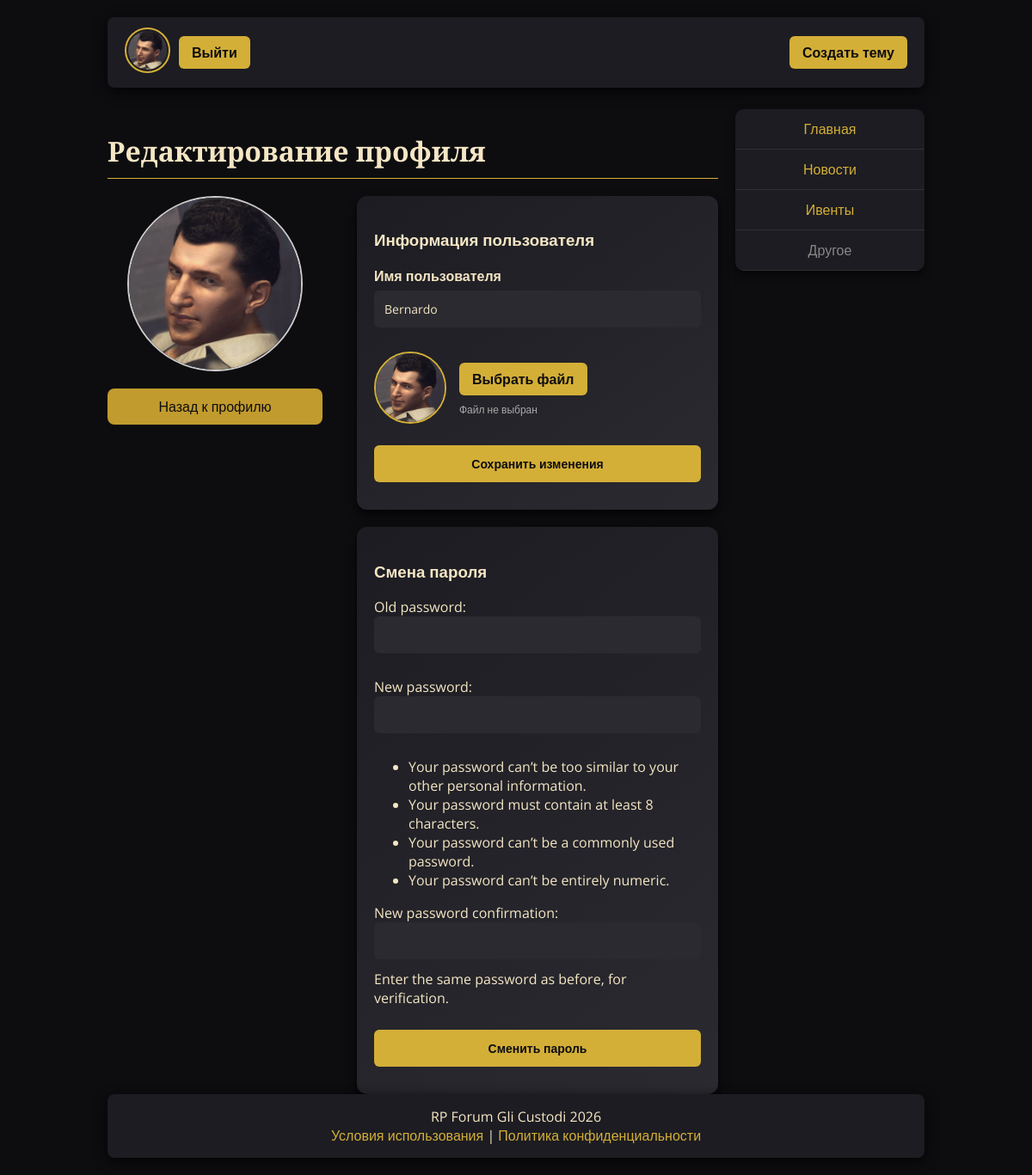
The app's page /profile/edit/ (signed in) with its own data.
### main/models.py (models this page shows, shortened)
class CustomUser(AbstractUser):
    is_forum_admin = models.BooleanField(default=False)
    groups = models.ManyToManyField(
        Group,
        related_name='customuser_set',
        blank=True,
        help_text='The groups this user belongs to.',
        verbose_name='groups',
    )
    user_permissions = models.ManyToManyField(
        Permission,
        related_name='customuser_permissions_set',
        blank=True,
        help_text='Specific permissions for this user.',
        verbose_name='user permissions',
    )

class Profile(models.Model):
    user = models.OneToOneField(CustomUser, on_delete=models.CASCADE)
    avatar = models.ImageField(upload_to='avatars/', blank=True, null=True)
    default_avatar = models.CharField(
        max_length=64,
        blank=True,
        default="",
        help_text="Static path like images/avatar1.png"
    )

### main/views.py (the view)
# urls.py: path("profile/edit/", views.profile_edit_view, name="profile_edit"),
@login_required
def profile_edit_view(request):
    user = request.user
    profile = user.profile
    if request.method == "POST":
        if "delete_avatar" in request.POST:
            if profile.avatar:
                profile.avatar.delete(save=False)
                profile.avatar = None
                profile.save()
            return redirect("profile_edit")
        if "update_profile" in request.POST:
            u_form = UserUpdateForm(request.POST, instance=user)
            p_form = ProfileUpdateForm(request.POST, request.FILES, instance=profile)
            pass_form = CustomPasswordChangeForm(user=user)
            if u_form.is_valid() and p_form.is_valid():
                u_form.save()
                p_form.save()
                messages.success(request, "Профиль обновлён!")
                return redirect("profile")
        elif "change_password" in request.POST:
            u_form = UserUpdateForm(instance=user)
            p_form = ProfileUpdateForm(instance=profile)
            pass_form = CustomPasswordChangeForm(user=user, data=request.POST)
            if pass_form.is_valid():
                updated_user = pass_form.save()
                update_session_auth_hash(request, updated_user)
                messages.success(request, "Пароль изменён!")
                return redirect("profile")
    else:
        u_form = UserUpdateForm(instance=user)
        p_form = ProfileUpdateForm(instance=profile)
        pass_form = CustomPasswordChangeForm(user=user)
    return render(request, "main/profile_edit.html", {
        "u_form": u_form,
        "p_form": p_form,
        "pass_form": pass_form,
    })

### main/forms.py
class UserUpdateForm(forms.ModelForm):
    class Meta:
        model = CustomUser
        fields = ('username',)
        widgets = {
            'username': forms.TextInput(attrs={'class': 'form-control'}),
        }

class ProfileUpdateForm(forms.ModelForm):
    avatar = forms.ImageField(
        required=False,
        label='',
        widget=forms.FileInput(attrs={
            'class': 'hidden-file-input',
            'accept': 'image/*'
        })
    )
    class Meta:
        model = Profile
        fields = ('avatar',)

### main/templates/main/profile_edit.html (shortened to what this page needs)
{% extends 'main/base.html' %}
{% load static %}
{% block content %}
<h2 class="page-title">Редактирование профиля</h2>
<div class="profile-container" style="display:flex; gap: 40px; margin-top:20px;">
    <div class="profile-left" style="width:250px; text-align:center;">
        {% if user.profile.avatar %}
            <img src="{{ user.profile.avatar.url }}" alt="Avatar"
                 style="width:200px; height:200px; border-radius:50%; object-fit:cover; border:2px solid #ccc;">
        {% else %}
            <img src="{% static user.profile.default_avatar %}" alt="Avatar"
                 style="width:200px; height:200px; border-radius:50%; object-fit:cover; border:2px solid #ccc;">
        {% endif %}
        <div style="margin-top:15px;">
            <a href="{% url 'profile' %}" class="btn"
               style="padding:10px 20px; background:#c19b2e; color:#0d0d10; border-radius:8px; text-decoration:none; display:block;">
                Назад к профилю
            </a>
        </div>
    </div>
    <div class="profile-right" style="flex:1; min-width:0;">
        <div class="card" style="max-width:520px; margin:0 auto;">
            <h3>Информация пользователя</h3>
            <form method="POST" enctype="multipart/form-data">
                <div style="margin-bottom:14px;">
                    <div style="margin-bottom:6px; font-weight:700;">Имя пользователя</div>
                    {{ u_form.username }}
                </div>
                <div style="display:flex; align-items:center; gap:15px; margin: 16px 0 10px;">
                    <div style="flex-shrink:0;">
                        {% if user.profile.avatar %}
                            <img id="avatarPreview" src="{{ user.profile.avatar.url }}"
                                 style="width:80px; height:80px; border-radius:50%; object-fit:cover; border:2px solid #d4af37;">
                        {% else %}
                            <img id="avatarPreview" src="{% static user.profile.default_avatar %}"
                                 style="width:80px; height:80px; border-radius:50%; object-fit:cover; border:2px solid #d4af37;">
                        {% endif %}
                    </div>
                    <div style="flex:1; min-width:0;">
                        <label for="id_avatar" class="header-btn" style="cursor:pointer; display:inline-block;">
                            Выбрать файл
                        </label>
                        <div id="fileName" style="margin-top:8px; font-size:12px; color:#aaa; word-break:break-word;">
                            Файл не выбран
                        </div>
                    </div>
                </div>
                <button type="submit" name="update_profile" style="margin-top:10px;">
                    Сохранить изменения
                </button>
            </form>
        </div>
        <div class="card" style="margin:20px auto 0; max-width:520px;">
            <h3>Смена пароля</h3>
            <form method="POST">
                {{ pass_form.as_p }}
                <button type="submit" name="change_password" style="margin-top:10px;">Сменить пароль</button>
            </form>
        </div>
    </div>
</div>
{% endblock %}

### main/templates/main/base.html (shortened to what this page needs)
{% load static %}
<!DOCTYPE html>
<html lang="ru">
<head>
<link rel="stylesheet" href="{% static 'css/style.css' %}">
</head>
<body>
<div class="container">
<header>
    <div class="header-container">
        <div class="header-left">
            {% if user.is_authenticated %}
                <a href="{% url 'profile' %}">
                    {% if user.profile.avatar %}
                        <img src="{{ user.profile.avatar.url }}" class="avatar" alt="">
                    {% else %}
                        <img src="{% static user.profile.default_avatar %}" class="avatar" alt="">
                    {% endif %}
                </a>
                <a href="{% url 'logout' %}" class="header-btn pulse-button">Выйти</a>
            {% else %}
                <a href="{% url 'login' %}" class="header-btn pulse-button">Войти</a>
                <a href="{% url 'register' %}" class="header-btn pulse-button">Регистрация</a>
            {% endif %}
        </div>
        <div class="header-right">
            {% if user.is_authenticated %}
                <a href="{% url 'create_topic_simple' %}" class="header-btn pulse-button">Создать тему</a>
            {% endif %}
        </div>
    </div>
</header>
<main class="content-area">
    <div class="content-main">
        {% block content %}{% endblock %}
    </div>
    {% with name=request.resolver_match.url_name %}
        {% if name != 'login' and name != 'register' and name != 'change-password' %}
        <div class="content-sidebar">
            <table class="forum-table">
                <tbody>
                    <tr><td><a href="{% url 'home' %}">Главная</a></td></tr>
                    <tr><td><a href="{% url 'news' %}">Новости</a></td></tr>
                    <tr><td><a href="{% url 'events' %}">Ивенты</a></td></tr>
                    <tr><td><span style="color:#888;">Другое</span></td></tr>
                </tbody>
            </table>
        </div>
        {% endif %}
    {% endwith %}
</main>
<footer>
    RP Forum Gli Custodi 2026
    <br>
    <a href="{% url 'terms' %}">Условия использования</a> |
    <a href="{% url 'privacy' %}">Политика конфиденциальности</a>
</footer>
</div>
</body>
</html>

### main/static/css/style.css (style rules this page uses)
footer { margin-top: 40px; }

### main/templates/main/base.html (style rules this page uses)
html, body { height: 100%; margin: 0; padding: 0; }
body { display: flex; flex-direction: column; min-height: 100vh; background: #0d0d10; color: #f5e6c4; font-family: 'Open Sans', sans-serif; }
a { color: #d4af37; text-decoration: none; transition: 0.2s; }
.container { flex: 1; display: flex; flex-direction: column; width: 950px; max-width: 95%; margin: 0 auto; padding: 20px; }
header { background: #1c1c22; border-radius: 8px; padding: 12px 20px; margin-bottom: 25px; box-shadow: 0 4px 15px rgba(0,0,0,0.8); }
.header-container { display: flex; justify-content: space-between; align-items: center; flex-wrap: wrap; }
.header-left, .header-right { display: flex; align-items: center; gap: 10px; }
.header-right { margin-left: auto; }
.header-btn { background-color: #d4af37; color: #0d0d10; padding: 8px 15px; border-radius: 6px; font-weight: 700; text-decoration: none; transition: all 0.3s ease; white-space: nowrap; }
.avatar { width: 45px; height: 45px; border-radius: 50%; object-fit: cover; border: 2px solid #d4af37; padding: 2px; transition: transform 0.2s, box-shadow 0.2s; }
.card, .post-card, .comment-card, .new-post-card { background: linear-gradient(145deg, #1c1c22, #2a2a30); border-radius: 12px; padding: 20px; margin-bottom: 20px; box-shadow: 0 6px 12px rgba(0,0,0,0.7); transition: transform 0.3s, box-shadow 0.3s; }
input, textarea, select { width: 100%; padding: 12px; margin-bottom: 12px; border-radius: 6px; border: none; font-family: 'Open Sans', sans-serif; font-size: 14px; background: #2a2a30; color: #f5e6c4; }
button { padding: 12px; margin-bottom: 12px; border-radius: 6px; border: none; font-family: 'Open Sans', sans-serif; font-size: 14px; background-color: #d4af37; color: #0d0d10; font-weight: 700; cursor: pointer; transition: all 0.3s ease; }
form button { width: 100%; }
h2.page-title { font-family: 'Merriweather', serif; font-size: 32px; margin-bottom: 20px; border-bottom: 1px solid #d4af37; padding-bottom: 10px; }
footer { text-align: center; padding: 15px 0; background: #1c1c22; border-radius: 8px; box-shadow: 0 4px 15px rgba(0,0,0,0.8); margin-top: auto; }
.forum-table { width: 100%; border-collapse: collapse; background: #1c1c22; border-radius: 10px; overflow: hidden; box-shadow: 0 4px 10px rgba(0,0,0,0.6); }
.forum-table td { padding: 12px; border-bottom: 1px solid #2f2f36; text-align:center; }
.content-area { display: flex; gap: 20px; align-items: flex-start; }
.content-main { flex: 1; min-width: 0; }
.content-sidebar { width: 220px; flex: 0 0 220px; position: sticky; top: 20px; }

### main/templates/main/profile_edit.html (style rules this page uses)
.profile-right input, .profile-right textarea, .profile-right select { width: 100%; box-sizing: border-box; }

### records on screen
CustomUser: default_avatar (picture), username "Bernardo"
